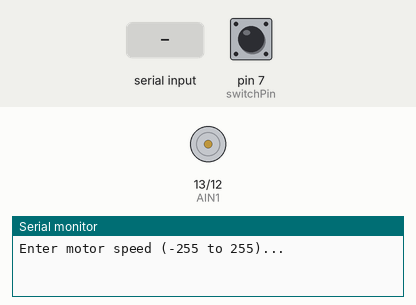
Recording of a program running on a simulated Arduino Uno, built with avr-gcc and run on an emulated ATmega328P. On the bench: motor-driver pin pairs drawn as motors (green arrow = first pin HIGH = forward, orange = second pin HIGH = backward, longer = more drive, scaled by the enable pin), the last lines printed to the serial monitor. Inputs (shaded band) come from the test bench; at power-on: pin 7 (switchPin) HIGH.

Above: at 1.2 s.
1.3 s: "90,45\n" received over Serial
2.8 s: pin 7 (switchPin) pulled LOW for 0.15 s
At 2.87 s:
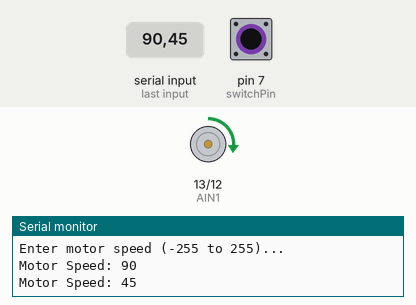
4.4 s: pin 7 (switchPin) pulled LOW for 3.2 s
At 8.3 s:
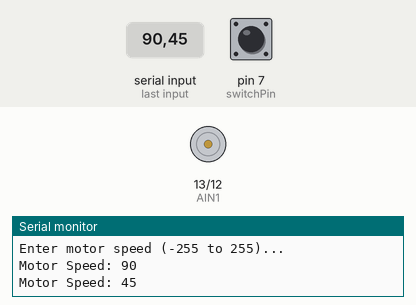
Timing chart, 0 to 9.8 s (numbered marks = the images above; inputs shaded):
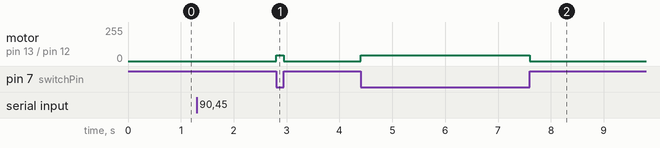

The program:

main.cpp
```cpp
#include <Arduino.h>

//PIN VARIABLES
//the motor will be controlled by the motor A pins on the motor driver
const int AIN1 = 13;           //control pin 1 on the motor driver for the right motor
const int AIN2 = 12;            //control pin 2 on the motor driver for the right motor
const int PWMA = 11;            //speed control pin on the motor driver for the right motor

int switchPin = 7;             //switch to turn the robot on and off

//VARIABLES
int motorSpeed = 0;       //starting speed for the motor
int val = 0;

void spinMotor(int);

void setup() {
  pinMode(switchPin, INPUT_PULLUP);   //set this as a pullup to sense whether the switch is flipped

  //set the motor control pins as outputs
  pinMode(AIN1, OUTPUT);
  pinMode(AIN2, OUTPUT);
  pinMode(PWMA, OUTPUT);

  Serial.begin(9600);                       //begin serial communication with the computer

  Serial.println("Enter motor speed (-255 to 255)... ");    //Prompt to get input in the serial monitor.
}

void loop() {

  if (Serial.available() > 0) {         //if the user has entered something in the serial monitor
    val = Serial.parseInt();     //set the motor speed equal to the number in the serial message
    if(val == 0) return;
    motorSpeed = val;
    Serial.print("Motor Speed: ");      //print the speed that the motor is set to run at
    Serial.println(motorSpeed);
  }

  if (digitalRead(7) == LOW) {          //if the switch is on...
    spinMotor(motorSpeed);
  } else {                              //if the switch is off...
    spinMotor(0);                   //turn the motor off
  }

}

/********************************************************************************/
void spinMotor(int motorSpeed)                       //function for driving the right motor
{
  if (motorSpeed > 0)                                 //if the motor should drive forward (positive speed)
  {
    digitalWrite(AIN1, HIGH);                         //set pin 1 to high
    digitalWrite(AIN2, LOW);                          //set pin 2 to low
  }
  else if (motorSpeed < 0)                            //if the motor should drive backward (negative speed)
  {
    digitalWrite(AIN1, LOW);                          //set pin 1 to low
    digitalWrite(AIN2, HIGH);                         //set pin 2 to high
  }
  else                                                //if the motor should stop
  {
    digitalWrite(AIN1, LOW);                          //set pin 1 to low
    digitalWrite(AIN2, LOW);                          //set pin 2 to low
  }
  analogWrite(PWMA, abs(motorSpeed));                 //now that the motor direction is set, drive it at the entered speed
}
```

Measured:
- after the input at 2.8 s, motor on pin 13 (AIN1) / pin 12 (AIN2): stopped → forward 45/255 at once, → stopped 0.15 s later
- after the input at 4.4 s, motor on pin 13 (AIN1) / pin 12 (AIN2): stopped → forward 45/255 at once, → stopped 3.2 s later
